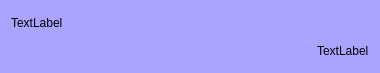
<?xml version="1.0" encoding="UTF-8"?>
<ui version="4.0">
 <class>ChatItemWidget</class>
 <widget class="QWidget" name="ChatItemWidget">
  <property name="geometry">
   <rect>
    <x>0</x>
    <y>0</y>
    <width>380</width>
    <height>73</height>
   </rect>
  </property>
  <property name="windowTitle">
   <string>Form</string>
  </property>
  <property name="styleSheet">
   <string notr="true">background-color: rgb(170, 164, 255);</string>
  </property>
  <layout class="QVBoxLayout" name="verticalLayout">
   <item>
    <widget class="QLabel" name="lblMessage">
     <property name="text">
      <string>TextLabel</string>
     </property>
    </widget>
   </item>
   <item alignment="Qt::AlignRight">
    <widget class="QLabel" name="lblTime">
     <property name="text">
      <string>TextLabel</string>
     </property>
    </widget>
   </item>
  </layout>
 </widget>
 <resources/>
 <connections/>
</ui>
